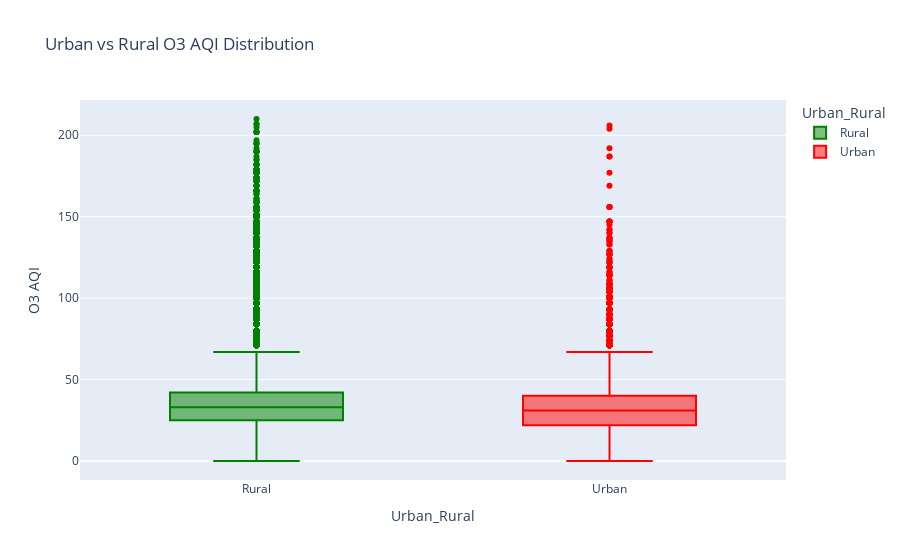

The code cell stored with this chart in its notebook:
### Code cell
major_cities = ['Los Angeles', 'New York', 'Chicago', 'Houston', 'Phoenix', 
                'Philadelphia', 'San Antonio', 'San Diego', 'Dallas', 'San Jose']

data['Urban_Rural'] = data['City'].apply(lambda x: 'Urban' if x in major_cities else 'Rural')

fig = px.box(
    data,
    x='Urban_Rural',
    y='O3 AQI',
    color='Urban_Rural',
    title='Urban vs Rural O3 AQI Distribution',
    color_discrete_map={'Urban': 'red', 'Rural': 'green'}
)
fig.show()

### Figure 1 — Plotly figure (JSON) as saved in the notebook; plotly's stock layout.template omitted (floating-point values rounded to 4 significant figures; data arrays with more than 128 entries replaced by an {"elided": "..."} marker saying what was removed)
{"data": [{"alignmentgroup": "True", "hovertemplate": "Urban_Rural=%{x}<br>O3 AQI=%{y}<extra></extra>", "legendgroup": "Rural", "marker": {"color": "green"}, "name": "Rural", "notched": false, "offsetgroup": "Rural", "orientation": "v", "showlegend": true, "type": "box", "x": {"elided": "51423 str values"}, "x0": " ", "xaxis": "x", "y": {"elided": "51423 int values"}, "y0": " ", "yaxis": "y"}, {"alignmentgroup": "True", "hovertemplate": "Urban_Rural=%{x}<br>O3 AQI=%{y}<extra></extra>", "legendgroup": "Urban", "marker": {"color": "red"}, "name": "Urban", "notched": false, "offsetgroup": "Urban", "orientation": "v", "showlegend": true, "type": "box", "x": {"elided": "8577 str values"}, "x0": " ", "xaxis": "x", "y": {"elided": "8577 int values"}, "y0": " ", "yaxis": "y"}], "layout": {"boxmode": "overlay", "legend": {"title": {"text": "Urban_Rural"}, "tracegroupgap": 0}, "title": {"text": "Urban vs Rural O3 AQI Distribution"}, "xaxis": {"anchor": "y", "categoryarray": ["Rural", "Urban"], "categoryorder": "array", "domain": [0, 1], "title": {"text": "Urban_Rural"}}, "yaxis": {"anchor": "x", "domain": [0, 1], "title": {"text": "O3 AQI"}}}}
